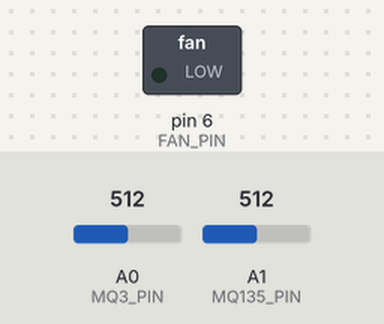
A sketch run on a simulated Arduino Uno, built with avr-gcc and run on an emulated ATmega328P. Parts: switched loads named in the sketch (green lamp = pin HIGH). The test bench sets the inputs (shaded band); at power-on: A0 (MQ3_PIN) = 512, A1 (MQ135_PIN) = 512. What the sketch prints to the serial monitor is not drawn.

Above: at 0.1 s.
At 61.2 s:
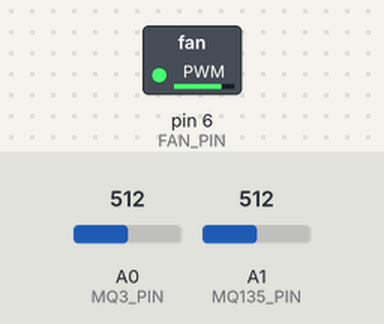
Timing chart, 0 to 114.3 s (numbered marks = the images above):
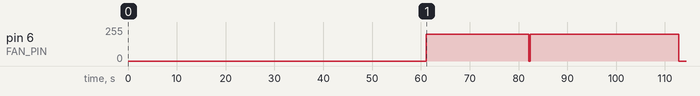

The sketch:

breathalyzer.ino
```cpp
// ============================================================
//  Non-Contact Breathalyzer — Simple Logic
//  Board  : Arduino Uno R3
//  MQ3    : A0  (alcohol vapour)
//  MQ135  : A1  (air quality / breath confirmation)
//  FAN    : D6  (PWM via BJT — active during breath test + purge)
//
//  CYCLE:
//    1. Warm-up      : 30s  (sensor stabilisation)
//    2. Baseline     : 30s  (clean-air reference, 10 Hz sampling)
//    3. Breath Test  : 20s  (compare to baseline → verdict)
//    4. Purge        : 30s  (sensors clear before next cycle)
//    5. Repeat from step 2
// ============================================================

#define MQ3_PIN    A0
#define MQ135_PIN  A1
#define FAN_PIN    6      // PWM pin → BJT base → 5V fan

// ── Fan speed (0–255 PWM) ────────────────────────────────────
//  255 = full speed, lower if fan is too strong
const int FAN_SPEED = 200;

// ── Sensitivity: % rise above baseline to count as a real change ──
const float MQ3_RISE_PCT   = 10.0;
const float MQ135_RISE_PCT = 5.0;

// ── Sampling ────────────────────────────────────────────────
const int BASELINE_DURATION_S  = 30;
const int BREATH_DURATION_S    = 20;
const int WARMUP_DURATION_S    = 30;
const int PURGE_DURATION_S     = 30;
const int SAMPLE_HZ            = 10;
const int SAMPLE_INTERVAL_MS   = 1000 / SAMPLE_HZ;

// ── Rolling average window ───────────────────────────────────
const int ROLLING_WINDOW = 5;

float rollingMQ3[ROLLING_WINDOW];
float rollingMQ135[ROLLING_WINDOW];
int   rollingIndex = 0;

struct Baseline {
  float avgMQ3;
  float avgMQ135;
  float threshMQ3;
  float threshMQ135;
};

// ============================================================
void setup() {
  Serial.begin(9600);
  pinMode(FAN_PIN, OUTPUT);
  analogWrite(FAN_PIN, 0);        // fan off at startup
  initRollingBuffers(0.0);
  printHeader("NON-CONTACT BREATHALYZER");
  doWarmup();
}

// ============================================================
void loop() {
  Baseline bl = doBaseline();
  doBreathTest(bl);
  doPurge();
}

// ============================================================
//  PHASE 1 — WARM-UP
// ============================================================
void doWarmup() {
  printHeader("PHASE: WARM-UP");
  Serial.println(F("Keep sensors in clean air."));
  Serial.println(F(""));

  for (int t = WARMUP_DURATION_S; t > 0; t--) {
    int   rawMQ3   = analogRead(MQ3_PIN);
    int   rawMQ135 = analogRead(MQ135_PIN);
    float vMQ3     = adcToVoltage(rawMQ3);
    float vMQ135   = adcToVoltage(rawMQ135);

    printSensorLine("WARM-UP", t, rawMQ3, vMQ3, rawMQ135, vMQ135);
    delay(1000);
  }

  Serial.println(F(""));
  Serial.println(F("Warm-up complete!"));
}

// ============================================================
//  PHASE 2 — BASELINE SAMPLING
// ============================================================
Baseline doBaseline() {
  printHeader("PHASE: BASELINE");
  Serial.println(F("Measuring clean-air baseline. Do NOT breathe on sensors."));
  Serial.println(F(""));

  long sumMQ3     = 0;
  long sumMQ135   = 0;
  int  totalSamples = BASELINE_DURATION_S * SAMPLE_HZ;
  int  lastSecond   = BASELINE_DURATION_S;

  for (int s = 0; s < totalSamples; s++) {
    int rawMQ3   = analogRead(MQ3_PIN);
    int rawMQ135 = analogRead(MQ135_PIN);

    sumMQ3   += rawMQ3;
    sumMQ135 += rawMQ135;

    if (s % SAMPLE_HZ == 0) {
      printSensorLine("BASELINE", lastSecond,
                      rawMQ3,   adcToVoltage(rawMQ3),
                      rawMQ135, adcToVoltage(rawMQ135));
      lastSecond--;
    }

    delay(SAMPLE_INTERVAL_MS);
  }

  Baseline bl;
  bl.avgMQ3   = (float)sumMQ3   / totalSamples;
  bl.avgMQ135 = (float)sumMQ135 / totalSamples;
  bl.threshMQ3   = bl.avgMQ3   * (1.0 + MQ3_RISE_PCT   / 100.0);
  bl.threshMQ135 = bl.avgMQ135 * (1.0 + MQ135_RISE_PCT / 100.0);

  Serial.println(F(""));
  Serial.print(F("  MQ3   avg: ADC=")); Serial.print(bl.avgMQ3,   1);
  Serial.print(F("  V="));             Serial.print(adcToVoltage(bl.avgMQ3),   3);
  Serial.print(F("  →  rise threshold ADC=")); Serial.println(bl.threshMQ3, 1);

  Serial.print(F("  MQ135 avg: ADC=")); Serial.print(bl.avgMQ135, 1);
  Serial.print(F("  V="));             Serial.print(adcToVoltage(bl.avgMQ135), 3);
  Serial.print(F("  →  rise threshold ADC=")); Serial.println(bl.threshMQ135, 1);

  Serial.println(F("Baseline complete!"));
  return bl;
}

// ============================================================
//  PHASE 3 — BREATH TEST
// ============================================================
void doBreathTest(Baseline bl) {
  // ── FAN ON ───────────────────────────────────────────────
  analogWrite(FAN_PIN, FAN_SPEED);
  Serial.println(F("Fan ON."));

  printHeader("PHASE: BREATH TEST");
  Serial.println(F("Please breathe toward the sensors now."));
  Serial.print(F("  (MQ3 must exceed ADC="));  Serial.print(bl.threshMQ3,   1);
  Serial.print(F(" | MQ135 must exceed ADC=")); Serial.print(bl.threshMQ135, 1);
  Serial.print(F(" | rolling window="));        Serial.print(ROLLING_WINDOW);
  Serial.println(F(" samples)"));
  Serial.println(F(""));

  initRollingBuffers(bl.avgMQ3, bl.avgMQ135);

  float peakRollingMQ3   = 0.0;
  float peakRollingMQ135 = 0.0;
  int   totalSamples     = BREATH_DURATION_S * SAMPLE_HZ;
  int   lastSecond       = BREATH_DURATION_S;

  for (int s = 0; s < totalSamples; s++) {
    int rawMQ3   = analogRead(MQ3_PIN);
    int rawMQ135 = analogRead(MQ135_PIN);

    rollingMQ3[rollingIndex]   = rawMQ3;
    rollingMQ135[rollingIndex] = rawMQ135;
    rollingIndex = (rollingIndex + 1) % ROLLING_WINDOW;

    float sumMQ3 = 0, sumMQ135 = 0;
    for (int i = 0; i < ROLLING_WINDOW; i++) {
      sumMQ3   += rollingMQ3[i];
      sumMQ135 += rollingMQ135[i];
    }
    float ravgMQ3   = sumMQ3   / ROLLING_WINDOW;
    float ravgMQ135 = sumMQ135 / ROLLING_WINDOW;

    if (ravgMQ3   > peakRollingMQ3)   peakRollingMQ3   = ravgMQ3;
    if (ravgMQ135 > peakRollingMQ135) peakRollingMQ135 = ravgMQ135;

    if (s % SAMPLE_HZ == 0) {
      float vMQ3     = adcToVoltage(rawMQ3);
      float vMQ135   = adcToVoltage(rawMQ135);
      float deltaMQ3   = ravgMQ3   - bl.avgMQ3;
      float deltaMQ135 = ravgMQ135 - bl.avgMQ135;

      printSensorLineWithDelta("BREATH", lastSecond,
                               rawMQ3,   vMQ3,   deltaMQ3,
                               rawMQ135, vMQ135, deltaMQ135);
      lastSecond--;
    }

    delay(SAMPLE_INTERVAL_MS);
  }

  // ── FAN OFF ──────────────────────────────────────────────
  analogWrite(FAN_PIN, 0);
  Serial.println(F("Fan OFF."));

  bool mq3Rose   = peakRollingMQ3   >= bl.threshMQ3;
  bool mq135Rose = peakRollingMQ135 >= bl.threshMQ135;

  Serial.println(F(""));
  Serial.println(F("  ---- RESULT ----"));
  Serial.print(F("  Peak rolling-avg MQ3  : ADC=")); Serial.print(peakRollingMQ3,   1);
  Serial.print(F("  threshold=")); Serial.print(bl.threshMQ3, 1);
  Serial.println(mq3Rose ? F("  [ROSE]") : F("  [flat]"));

  Serial.print(F("  Peak rolling-avg MQ135: ADC=")); Serial.print(peakRollingMQ135, 1);
  Serial.print(F("  threshold=")); Serial.print(bl.threshMQ135, 1);
  Serial.println(mq135Rose ? F("  [ROSE]") : F("  [flat]"));
  Serial.println(F(""));

  if (mq3Rose && !mq135Rose) {
    printVerdict("PERFUME / AMBIENT VAPOUR",
                 "MQ3 rose but MQ135 stayed flat — no breath detected.",
                 "Alcohol source in surrounding air, NOT a breath.");
  }
  else if (mq3Rose && mq135Rose) {
    printVerdict("*** ALCOHOL DETECTED IN BREATH ***",
                 "MQ3 rose (alcohol vapour) AND MQ135 rose (breath confirmed).",
                 "Alcohol is present in the breath.");
  }
  else if (!mq3Rose && mq135Rose) {
    printVerdict("NORMAL BREATH — NO ALCOHOL",
                 "MQ135 confirms a breath. MQ3 did not rise above threshold.",
                 "No alcohol detected.");
  }
  else {
    printVerdict("NOTHING DETECTED",
                 "Neither sensor rose above its baseline threshold.",
                 "Please breathe closer to the sensors.");
  }
}

// ============================================================
//  PHASE 4 — PURGE
// ============================================================
void doPurge() {
  // ── FAN ON ───────────────────────────────────────────────
  analogWrite(FAN_PIN, FAN_SPEED);
  Serial.println(F("Fan ON."));

  printHeader("PHASE: PURGE (sensor recovery)");
  Serial.println(F("Sensors clearing. Please step away."));
  Serial.println(F(""));

  for (int t = PURGE_DURATION_S; t > 0; t--) {
    int   rawMQ3   = analogRead(MQ3_PIN);
    int   rawMQ135 = analogRead(MQ135_PIN);
    float vMQ3     = adcToVoltage(rawMQ3);
    float vMQ135   = adcToVoltage(rawMQ135);

    printSensorLine("PURGE", t, rawMQ3, vMQ3, rawMQ135, vMQ135);
    delay(1000);
  }

  // ── FAN OFF ──────────────────────────────────────────────
  analogWrite(FAN_PIN, 0);
  Serial.println(F("Fan OFF."));

  Serial.println(F(""));
  Serial.println(F("Purge complete! Starting new cycle..."));
}

// ============================================================
//  ROLLING BUFFER HELPERS
// ============================================================
void initRollingBuffers(float val) {
  for (int i = 0; i < ROLLING_WINDOW; i++) {
    rollingMQ3[i]   = val;
    rollingMQ135[i] = val;
  }
  rollingIndex = 0;
}

void initRollingBuffers(float valMQ3, float valMQ135) {
  for (int i = 0; i < ROLLING_WINDOW; i++) {
    rollingMQ3[i]   = valMQ3;
    rollingMQ135[i] = valMQ135;
  }
  rollingIndex = 0;
}

// ============================================================
//  HELPERS
// ============================================================
float adcToVoltage(float adc) {
  return adc * (5.0 / 1023.0);
}

void printSensorLine(const char* phase, int timeLeft,
                     int rawMQ3, float vMQ3,
                     int rawMQ135, float vMQ135) {
  Serial.print(F("["));
  Serial.print(phase);
  Serial.print(F("] T-"));
  if (timeLeft < 10) Serial.print(F("0"));
  Serial.print(timeLeft);
  Serial.print(F("s"));
  Serial.print(F("  |  MQ3:  ADC="));
  Serial.print(rawMQ3);
  Serial.print(F("  V="));
  Serial.print(vMQ3, 3);
  Serial.print(F("  |  MQ135: ADC="));
  Serial.print(rawMQ135);
  Serial.print(F("  V="));
  Serial.println(vMQ135, 3);
}

void printSensorLineWithDelta(const char* phase, int timeLeft,
                              int rawMQ3,   float vMQ3,   float dMQ3,
                              int rawMQ135, float vMQ135, float dMQ135) {
  Serial.print(F("["));
  Serial.print(phase);
  Serial.print(F("] T-"));
  if (timeLeft < 10) Serial.print(F("0"));
  Serial.print(timeLeft);
  Serial.print(F("s"));
  Serial.print(F("  |  MQ3:  ADC="));
  Serial.print(rawMQ3);
  Serial.print(F("  V="));
  Serial.print(vMQ3, 3);
  Serial.print(F("  dADC="));
  Serial.print(dMQ3, 1);
  Serial.print(F("  |  MQ135: ADC="));
  Serial.print(rawMQ135);
  Serial.print(F("  V="));
  Serial.print(vMQ135, 3);
  Serial.print(F("  dADC="));
  Serial.println(dMQ135, 1);
}

void printVerdict(const char* title, const char* line1, const char* line2) {
  Serial.println(F("  ================================"));
  Serial.print(F("  >> "));
  Serial.println(title);
  Serial.print(F("     "));
  Serial.println(line1);
  Serial.print(F("     "));
  Serial.println(line2);
  Serial.println(F("  ================================"));
}

void printHeader(const char* title) {
  Serial.println(F(""));
  Serial.println(F("================================================"));
  Serial.println(title);
  Serial.println(F("================================================"));
}
```

Measured:
- by itself, pin 6 (FAN_PIN): 0/255 → 200/255 at 61.1 s, → 0/255 21.0 s later, → 200/255 0.30 s later, → 0/255 30.4 s later
